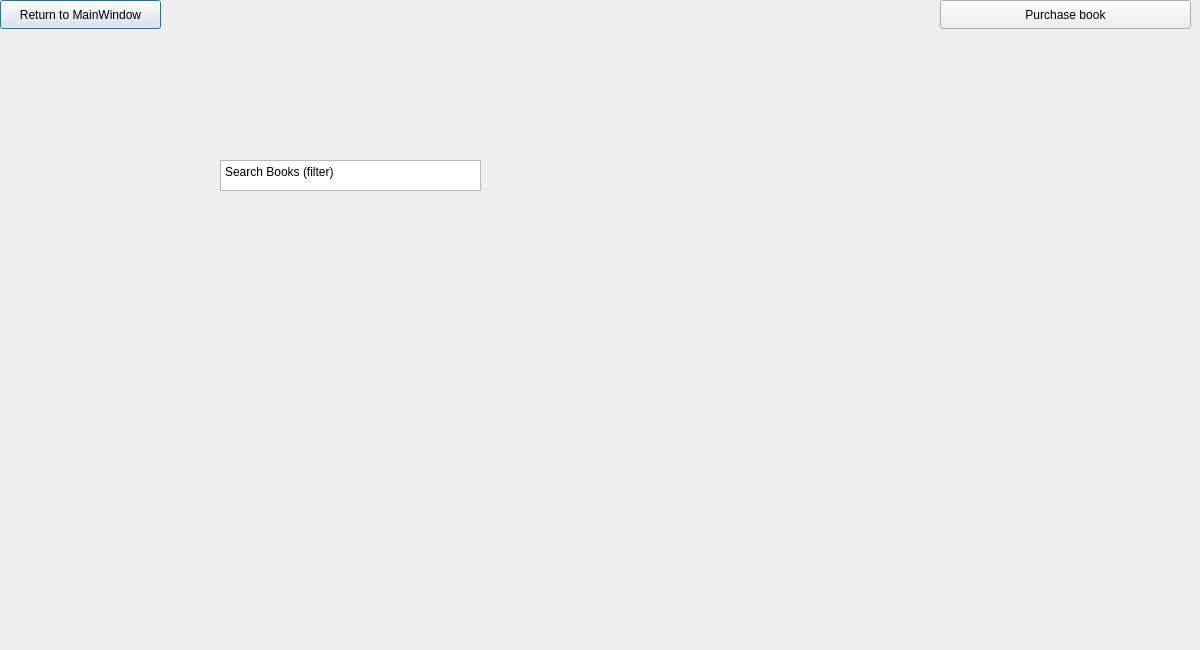
<?xml version="1.0" encoding="UTF-8"?>
<ui version="4.0">
 <class>Viewer_panel</class>
 <widget class="QDialog" name="Viewer_panel">
  <property name="windowModality">
   <enum>Qt::WindowModal</enum>
  </property>
  <property name="geometry">
   <rect>
    <x>0</x>
    <y>0</y>
    <width>1200</width>
    <height>650</height>
   </rect>
  </property>
  <property name="windowTitle">
   <string>View panel</string>
  </property>
  <widget class="QPushButton" name="pushButton">
   <property name="geometry">
    <rect>
     <x>0</x>
     <y>0</y>
     <width>161</width>
     <height>29</height>
    </rect>
   </property>
   <property name="text">
    <string>Return to MainWindow</string>
   </property>
  </widget>
  <widget class="QPushButton" name="pushButton_2">
   <property name="geometry">
    <rect>
     <x>940</x>
     <y>0</y>
     <width>251</width>
     <height>29</height>
    </rect>
   </property>
   <property name="text">
    <string>Purchase book</string>
   </property>
  </widget>
  <widget class="QPlainTextEdit" name="plainTextEdit">
   <property name="geometry">
    <rect>
     <x>220</x>
     <y>160</y>
     <width>261</width>
     <height>31</height>
    </rect>
   </property>
   <property name="plainText">
    <string>Search Books (filter)</string>
   </property>
  </widget>
 </widget>
 <resources/>
 <connections/>
</ui>
